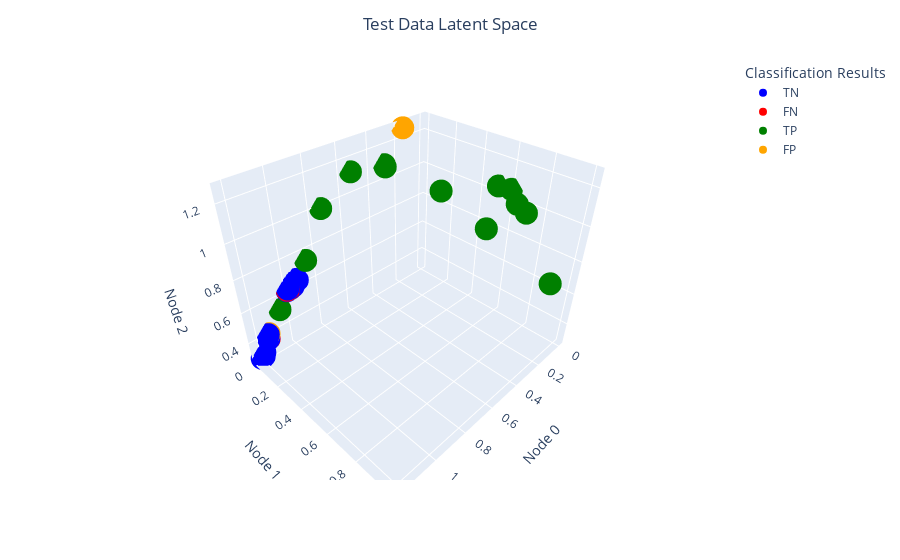

Source (notebook cell):
### Code cell
## Test
test_val_classifications = get_grading(test_validation_predictions, val_test_y)
y_val_test_type = combined_y_type_shuffled[126:]

test_data_latent_space = pd.DataFrame({'Node 0': latent_test_val_representation.T[0],
                                       'Node 1': latent_test_val_representation.T[1],
                                       'Node 2': latent_test_val_representation.T[2],
                                       'Classification Results': test_val_classifications,
                                        'Fault Type':y_val_test_type})

fig = px.scatter_3d(pd.DataFrame(test_data_latent_space), x='Node 0',y='Node 1',z='Node 2',
                   color='Classification Results', 
                    hover_data = ['Fault Type'],
                color_discrete_map={
                'TN': 'blue',
                'TP': 'green', 
                'FP': 'orange',
                'FN': 'red'})
fig.update_layout(title_text='Test Data Latent Space', title_x=0.5)
fig.show()

### Figure 1 — Plotly figure (JSON) as saved in the notebook; plotly's stock layout.template omitted (floating-point values rounded to 4 significant figures)
{"data": [{"customdata": [["Run"], ["Run"], ["Run"], ["Run"], ["Run"], ["Run"], ["Run"], ["Run"], ["Run"], ["Run"], ["Run"], ["Run"], ["Run"], ["Run"], ["Run"], ["Run"], ["Run"], ["Run"], ["Run"], ["Run"], ["Run"], ["Run"], ["Run"], ["Run"], ["Run"], ["Run"], ["Run"], ["Run"], ["Run"], ["Run"], ["Run"], ["Run"], ["Run"], ["Run"], ["Run"], ["Run"], ["Run"], ["Run"], ["Run"], ["Run"], ["Run"], ["Run"], ["Run"], ["Run"], ["Run"], ["Run"], ["Run"], ["Run"], ["Run"], ["Run"], ["Run"], ["Run"], ["Run"], ["Run"], ["Run"], ["Run"], ["Run"], ["Run"]], "hovertemplate": "Classification Results=TN<br>Node 0=%{x}<br>Node 1=%{y}<br>Node 2=%{z}<br>Fault Type=%{customdata[0]}<extra></extra>", "legendgroup": "TN", "marker": {"color": "blue", "symbol": "circle"}, "mode": "markers", "name": "TN", "scene": "scene", "showlegend": true, "type": "scatter3d", "x": [0.9818, 0.9723, 1.151, 0.9833, 0.9787, 0.9885, 0.9873, 0.9896, 1.153, 0.9991, 0.9762, 0.99, 0.9749, 1.002, 0.9858, 0.9991, 0.9978, 0.9759, 0.9677, 0.9806, 0.9946, 0.9727, 0.9865, 0.9963, 0.9665, 0.9457, 0.9441, 0.9646, 0.9411, 0.9604, 0.9664, 0.9844, 0.9796, 0.9744, 0.974, 0.9654, 0.9569, 0.9776, 0.9718, 0.9435, 0.9488, 0.9561, 1.19, 0.9539, 1.198, 0.9541, 0.9826, 0.9702, 0.9682, 0.9697, 0.9787, 0.9788, 0.9354, 0.9652, 0.9747, 1.21, 0.9664, 0.9566], "y": [0, 0, 0, 0, 0, 0, 0, 0, 0, 0, 0, 0, 0, 0, 0, 0, 0, 0, 0, 0, 0, 0, 0, 0, 0, 0, 0, 0, 0, 0, 0, 0, 0, 0, 0, 0, 0, 0, 0, 0, 0, 0, 0, 0, 0, 0, 0, 0, 0, 0, 0, 0, 0, 0, 0, 0, 0, 0], "z": [0.6345, 0.6483, 0.421, 0.6409, 0.6492, 0.6336, 0.6395, 0.6329, 0.3922, 0.6289, 0.6425, 0.6352, 0.6502, 0.6256, 0.6357, 0.6286, 0.6343, 0.6467, 0.6559, 0.6393, 0.6332, 0.6449, 0.6376, 0.6368, 0.6423, 0.6661, 0.6604, 0.6411, 0.6614, 0.648, 0.6393, 0.6297, 0.6351, 0.634, 0.6397, 0.6425, 0.6531, 0.6364, 0.636, 0.6667, 0.6547, 0.6518, 0.3207, 0.6539, 0.2993, 0.6508, 0.6292, 0.6378, 0.6364, 0.6383, 0.6367, 0.6335, 0.6581, 0.6335, 0.6324, 0.2922, 0.6392, 0.6544]}, {"customdata": [["A- Driver Fault"], ["Xmtr 3 Fiber Fault"], ["Xmtr 3 Fiber Fault"], ["A- Driver Fault"], ["Xmtr 3 Fiber Fault"], ["Xmtr 2 Fiber Fault"], ["Xmtr 3 Fiber Fault"], ["Xmtr 3 Fiber Fault"]], "hovertemplate": "Classification Results=FN<br>Node 0=%{x}<br>Node 1=%{y}<br>Node 2=%{z}<br>Fault Type=%{customdata[0]}<extra></extra>", "legendgroup": "FN", "marker": {"color": "red", "symbol": "circle"}, "mode": "markers", "name": "FN", "scene": "scene", "showlegend": true, "type": "scatter3d", "x": [0.996, 0.9917, 0.9908, 0.9976, 1.001, 1.15, 0.9918, 0.9825], "y": [0, 0, 0, 0, 0, 0, 0, 0], "z": [0.6324, 0.6312, 0.6317, 0.6314, 0.6284, 0.3925, 0.6339, 0.6278]}, {"customdata": [["TPS Fault"], ["TPS Fault"], ["TPS Fault"], ["A+ Driver Fault"], ["Dump Switch Fault"], ["TPS Fault"], ["TPS Fault"], ["A- Driver Fault"], ["SNS PPS Missing"], ["SNS PPS Missing"], ["TPS Fault"], ["TPS Fault"], ["Xmtr 2 Fiber Fault"]], "hovertemplate": "Classification Results=TP<br>Node 0=%{x}<br>Node 1=%{y}<br>Node 2=%{z}<br>Fault Type=%{customdata[0]}<extra></extra>", "legendgroup": "TP", "marker": {"color": "green", "symbol": "circle"}, "mode": "markers", "name": "TP", "scene": "scene", "showlegend": true, "type": "scatter3d", "x": [0.1932, 0.05541, 0, 1.061, 0.5422, 0.1666, 0.2285, 0.7448, 0.3095, 0.3033, 0, 0.06359, 0.8706], "y": [1.006, 0.6871, 0.5289, 0, 0, 0.2847, 0.6391, 0, 0, 0, 0.6076, 0.7496, 0], "z": [0.7741, 1.023, 1.049, 0.535, 1.132, 0.9929, 0.9347, 0.9998, 1.099, 1.084, 1.057, 1.0, 0.7494]}, {"customdata": [["Run"], ["Run"]], "hovertemplate": "Classification Results=FP<br>Node 0=%{x}<br>Node 1=%{y}<br>Node 2=%{z}<br>Fault Type=%{customdata[0]}<extra></extra>", "legendgroup": "FP", "marker": {"color": "orange", "symbol": "circle"}, "mode": "markers", "name": "FP", "scene": "scene", "showlegend": true, "type": "scatter3d", "x": [0.1701, 1.145], "y": [0, 0], "z": [1.265, 0.4241]}], "layout": {"autosize": true, "dragmode": "pan", "legend": {"title": {"text": "Classification Results"}, "tracegroupgap": 0}, "margin": {"t": 60}, "scene": {"aspectmode": "auto", "aspectratio": {"x": 1.144, "y": 0.951, "z": 0.9193}, "camera": {"center": {"x": 0.01291, "y": -0.02957, "z": 0.01666}, "eye": {"x": 1.263, "y": 1.22, "z": 1.267}, "projection": {"type": "perspective"}, "up": {"x": 0, "y": 0, "z": 1}}, "domain": {"x": [0, 1], "y": [0, 1]}, "dragmode": "pan", "xaxis": {"title": {"text": "Node 0"}, "type": "linear"}, "yaxis": {"title": {"text": "Node 1"}, "type": "linear"}, "zaxis": {"title": {"text": "Node 2"}, "type": "linear"}}, "title": {"text": "Test Data Latent Space", "x": 0.5}}}
